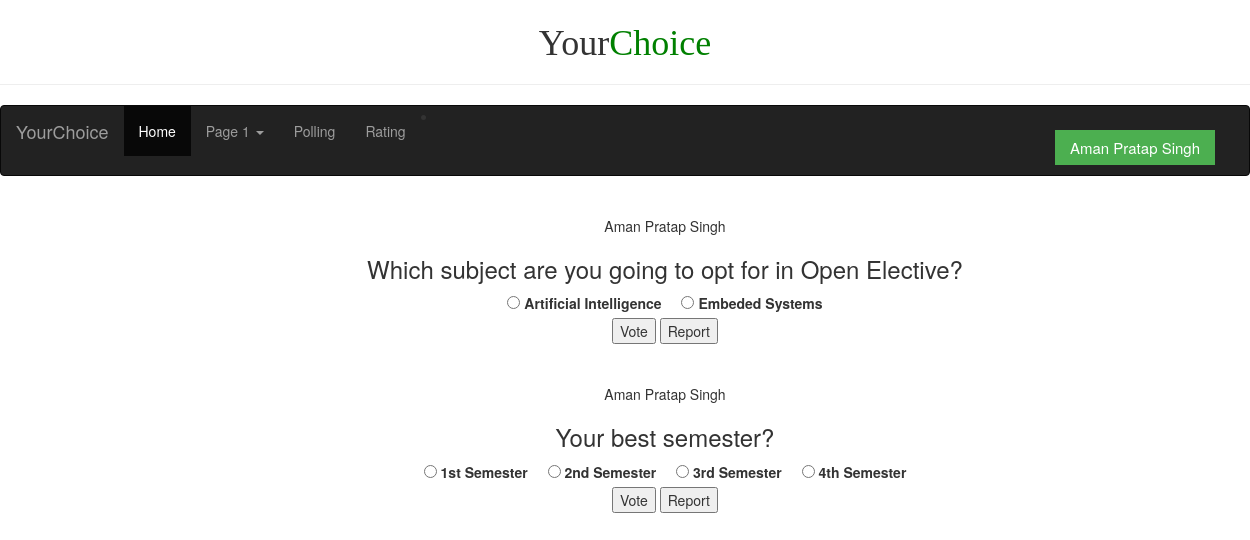
Page /polling (signed in) on the committed database.
### application.py (models this page shows, shortened)
class RegisteredUsers(db.Model):
    __tablename__ = 'registeredUsers'
    id = db.Column(db.String(50), primary_key=True)
    password = db.Column(db.String(50), nullable=False)
    name = db.Column(db.String(50), nullable=False)
    phoneNumber = db.Column(db.String(15))
    sequrityQuestion = db.Column(db.String(100))
    sequrityAnswer = db.Column(db.String(50))
    numOfPolls = db.Column(db.Integer, default=0)
    polls = db.relationship('PollInfo', backref='user')
    registrations = db.relationship('Registrants', backref='user')
    votes = db.relationship('Votes', backref='user')
    selections = db.relationship('Selections', backref='user')
    reports = db.relationship('Reports', backref='user')

class PollInfo(db.Model):
    __tablename__ = 'pollInfo'
    id = db.Column(db.Integer, primary_key=True)
    userId = db.Column(db.String(50), db.ForeignKey('registeredUsers.id'), nullable=False)
    pollQuestion = db.Column(db.String(300), nullable=False)
    numOfOptions = db.Column(db.Integer)
    isOpen = db.Column(db.Boolean)
    isRated = db.Column(db.Boolean)
    selectionChoices = db.Column(db.Integer)
    isTimed = db.Column(db.Boolean)
    timeLimit = db.Column(db.DateTime)
    numOfReports = db.Column(db.Integer)
    numOfRegistrants = db.Column(db.Integer)
    numOfVotes = db.Column(db.Integer)
    options = db.relationship('Options', backref='poll')
    registrants = db.relationship('Registrants', backref='poll')
    voters = db.relationship('Votes', backref='poll')
    selectors = db.relationship('Selections', backref='poll')
    reports = db.relationship('Reports', backref='poll')

class Options(db.Model):
    __tablename__ = 'options'
    id = db.Column(db.Integer, primary_key=True)
    pollId = db.Column(db.Integer, db.ForeignKey('pollInfo.id'), nullable=False)
    optionData = db.Column(db.String(100), nullable=False)
    optionImage = db.Column(db.LargeBinary)
    optionCount = db.Column(db.Float)

### application.py (the view)
@app.route("/polling")
def polling():
    polls = PollInfo.query.filter(PollInfo.isRated == False).all()
    return render_template("polling.html", polls=polls)

### templates/polling.html (shortened to what this page needs)
{% extends "menu.html" %}
{% block body %}
    {% for poll in polls %}
        <div class="poll" style="width: 100%; margin: 40px; text-align: center;">
            <p style="text-align: ">{{ poll.user.name }}</p>
            <h3 style="width: 100%;">{{ poll.pollQuestion }}</h3>
            <form action="{{ url_for('vote') }}" method="POST">
                <div class="options" style="text-align: center;">
                    {% for option in poll.options %}
                        <div class="option" style="display: inline; margin: 8px;">
                            <input type="radio" id="{{ loop.index }}" name="choice" value="{{ option.id }}">
                            <label for="{{ loop.index }}">{{ option.optionData }}</label>
                        </div>
                    {% endfor %}
                </div>
                <div style="text-align: center">
                    <input type="submit" name="response" value="Vote">
                    <input type="submit" name="response" value="Report">
                </div>
            </form>
        </div>
    {% endfor %}
{% endblock %}

### templates/menu.html (shortened to what this page needs)
<!DOCTYPE html>
<html lang="en">
<head>
  <link rel="stylesheet" href="https://maxcdn.bootstrapcdn.com/bootstrap/3.3.7/css/bootstrap.min.css">
</head>
<body>
<div>
  <h1 align = center>
  <font face="Cooper">Your</font><font color=green face = "Cooper">Choice</font>
  </h1>
  <hr  width = 100% color="black">
</div>
<div>
<nav class="navbar navbar-inverse ">
  <div class="container-fluid">
    <div class="navbar-header">
      <a class="navbar-brand" href="#">YourChoice </a>
    </div>
    <div class="collapse navbar-collapse" id="myNavbar">
      <ul class="nav navbar-nav">
        <li class="active"><a href="#">Home</a></li>
        <li class="dropdown">
          <a class="dropdown-toggle" data-toggle="dropdown" href="#">Page 1 <span class="caret"></span></a>
        </li>
        <li><a href="{{ url_for('polling') }}">Polling</a></li>
        <li><a href="{{ url_for('rating') }}">Rating</a></li>
      </ul>
      <li><p align="right"><button  class="button"style="cursor:pointer" onclick="openNav()">{{ session["name"] }}</button></p></li>
    </div>
  </div>
</nav>
</div>
{% block body %}
{% endblock %}
</body>
</html>

### templates/menu.html (style rules this page uses)
.button { background-color: #4CAF50; border: none; color: white; padding: 7px 15px; text-align: center; text-decoration: none; display: block; font-size: 15px; margin: 4px 2px; cursor: pointer; }

### rows in the picture
RegisteredUsers: name "Aman Pratap Singh"
PollInfo: user.name "Aman Pratap Singh", pollQuestion "Which subject are you going to opt for in Open Elective?"
Options: optionData "Artificial Intelligence"
Options: optionData "Embeded Systems"
PollInfo: user.name "Aman Pratap Singh", pollQuestion "Your best semester?"
Options: optionData "1st Semester"
Options: optionData "2nd Semester"
Options: optionData "3rd Semester"
Options: optionData "4th Semester"
